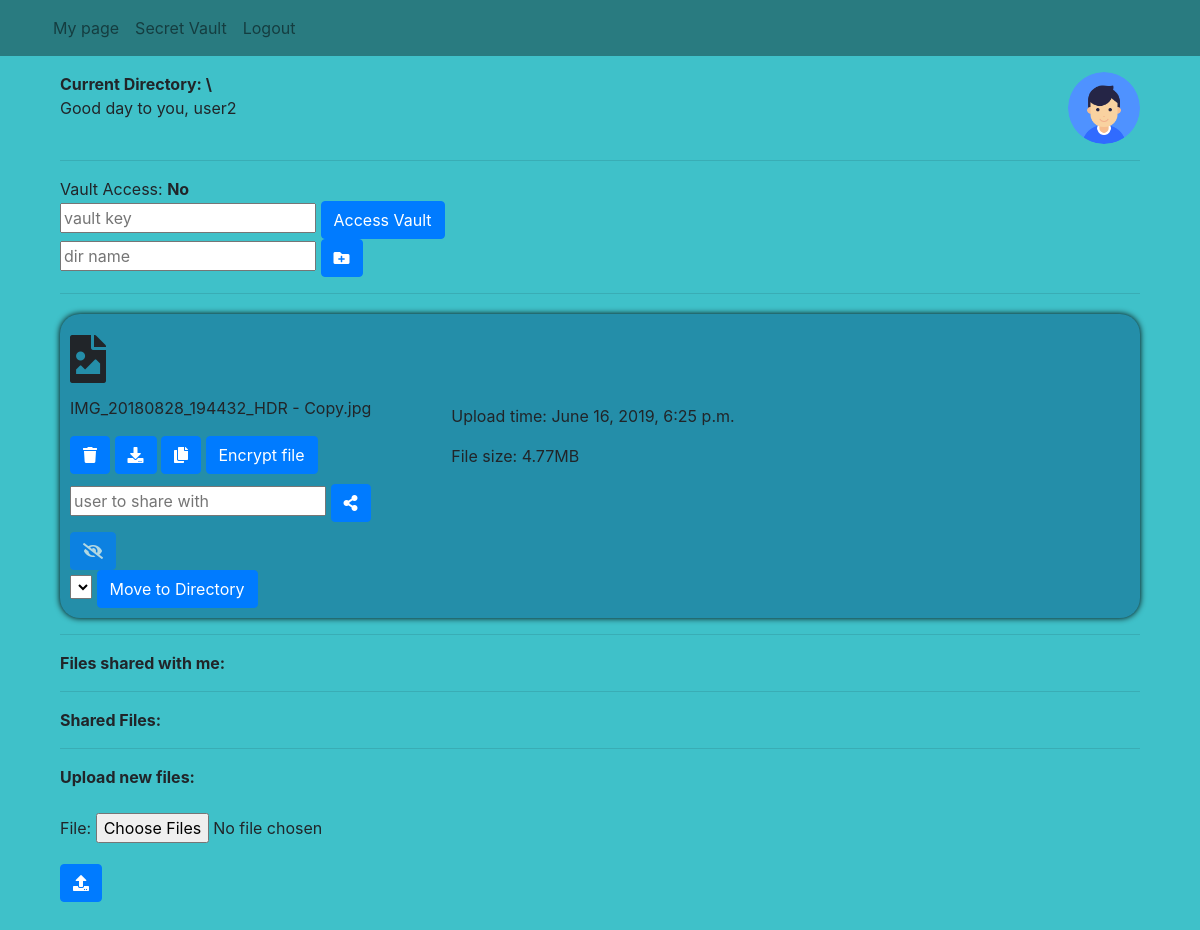
Page /me/folder/ (signed in) on the earlier database version.
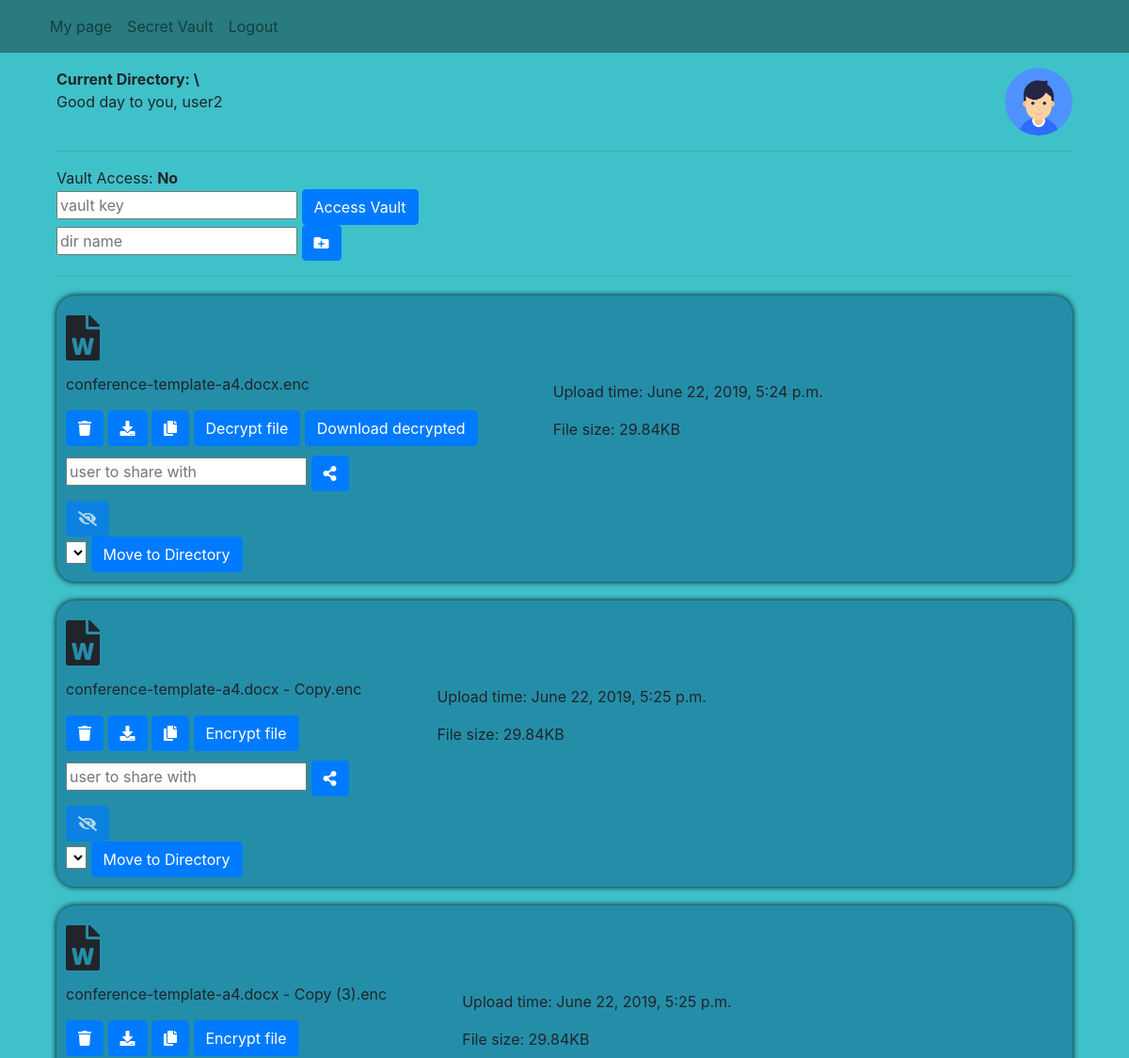
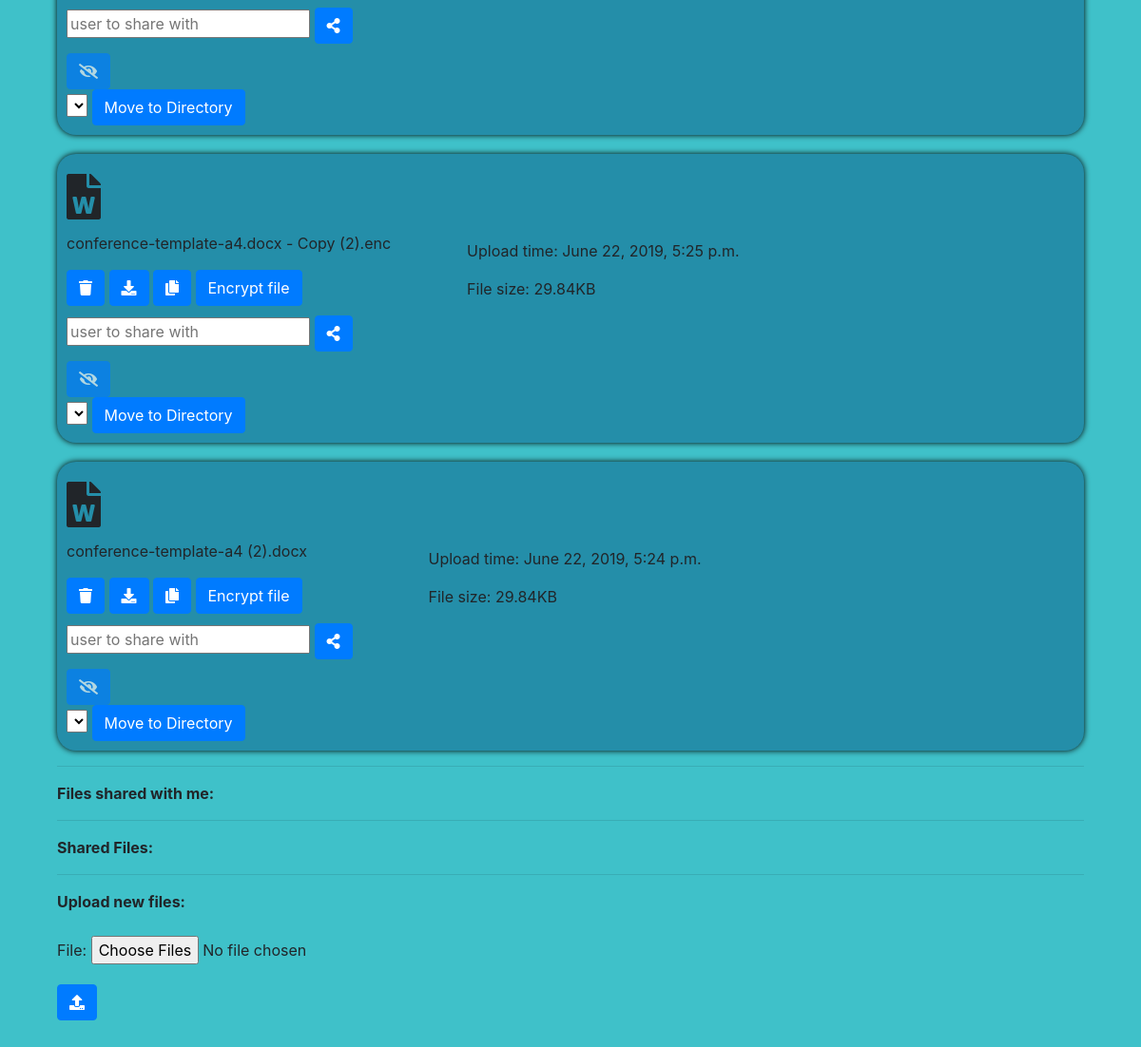
Same page on the later database version (2 pictures, top to bottom).
### file_upload/models.py (models this page shows)
class File(models.Model):
    owner = models.ForeignKey(User, on_delete=models.CASCADE, related_name='files')
    filename = models.CharField(max_length=256)
    upload_time = models.DateTimeField(default=timezone.now)
    shared = models.BooleanField(default=False)
    encrypted = models.BooleanField(default=False)
    is_directory = models.BooleanField(default=False)
    path = models.CharField(max_length=256, default='')
    file_type = models.CharField(max_length=256)
    size = models.CharField(max_length=32)
    hidden = models.BooleanField(default=False)
    def __str__(self):
        return self.filename

### mypage/views.py (the view, shortened to what this page needs)
# urls.py: re_path(r'folder/(?P<path>.*)', views.MainPage.as_view(), name='main_page'),
class MainPage(LoginRequiredMixin, View):
    login_url = '/user/login/'
    redirect_field_name = 'index.html'
    def get(self, request, path=''):
        upload_form = UploadFileForm()
        files = File.objects.filter(
            owner=request.user,
            path=path,
            hidden=False,
        ).order_by('-is_directory', '-filename')
        directories = files.filter(is_directory=True)
        shared_by_me = request.user.files.filter(shared=True)
        for file in shared_by_me:
            for i in file.instances.all():
                print(i.shared_with)
        shared_with_me = request.user.shared_with.all()
        vault_access = True
        if not check_vault_token(request.session.get('vault'), request.user):
            vault_access = False
            request.session['vault'] = None
        context = {
            'path': path,
            'files': files,
            'directories': directories,
            'upload_form': upload_form,
            'shared_by_me': shared_by_me,
            'shared_with_me': shared_with_me,
            'vault_access': vault_access,
            'default_profile_pic_url': DEFAULT_PROFILE_PIC_URL,
        }
        return render(request, 'page/my_page.html', context=context)

### file_upload/forms.py
class UploadFileForm(forms.Form):
    file = forms.FileField(widget=forms.ClearableFileInput(attrs={'multiple': True}))

### filesonline/utils.py (called while the page is built, shortened)
def check_vault_token(token, user):
    if not token:
        return False

### templates/page/my_page.html (shortened to what this page needs)
{% extends 'user_login/base.html' %}
{% block body_block %}
{% load staticfiles %}
<div id="cont" class="container">
  <div class="top-desc">
    <div class="top-left">
      <strong>Current Directory: \{{ path }}</strong>
      <p>Good day to you, {{ user.username }}</p>
    </div>
    <div class="top-right">
      {% if user.user_profile.user_picture %}
      <img class="profile-pic" src="{{ user.user_profile.user_picture.url }}" alt="Nu o vad">
      {% else %}
      <img class="profile-pic" src="{{ default_profile_pic_url }}" alt="Nu o vad">
      {% endif %}
    </div>
  </div>
  <hr>
  Vault Access:
  {% if vault_access %}
  <strong>Yes</strong>
  {% else %}
  <strong>No</strong>
  <form id="enter-vault-form"
        action="{% url 'mypage:enter_vault' %}" method="post">
    <input required type="password" name="vault_key" placeholder="vault key">
    <button class="btn btn-primary" type="submit" form="enter-vault-form">
      Access Vault
    </button>
  </form>
  {% endif %}
  <form id="make_dir-{{ file }}"
        action="{% url 'mypage:make_dir' %}" method="post">
    <input required type="text" name="dir" placeholder="dir name">
    <button class="btn btn-primary" type="submit" form="make_dir-{{ file }}">
      <i class="fas fa-folder-plus"></i>
    </button>
  </form>
  <hr>
  {% for file in files %}
  {% if file.is_directory %}
  <div class="dir-div">
    <div class="dir-icon-div">
      <i class="fas fa-folder"></i>
    </div>
    <p>
      {{ file }}
    </p>
    <form class="dispinline" id="change_dir-{{ file }}"
          action="{% url 'mypage:change_dir' %}" method="post">
      {% csrf_token %}
      <input type="hidden" name="dir" value="{{ file }}">
      <input type="hidden" name="path" value="{{ path }}">
      <button class="btn btn-primary" type="submit" form="change_dir-{{ file }}">
        <i class="fas fa-folder-open"></i>
      </button>
    </form>
    <form class="dispinline" id="delete_dir-{{ file }}"
          action="{% url 'mypage:delete_dir' %}" method="post">
      {% csrf_token %}
      <input type="hidden" name="dir" value="{{ file }}">
      <input type="hidden" name="path" value="{{ path }}">
      <button class="btn btn-primary" type="submit" form="delete_dir-{{ file }}">
        <i class="fas fa-trash"></i>
      </button>
    </form>
  </div>
  {% else %}
  <div class="file-div">
    <div class="file-buttons-div">
      <div class="file_icon-div">
        {% if file.file_type == 'audio' %}
        <i class="fas fa-file-audio"></i>
        {% elif file.file_type == 'image' %}
        <i class="fas fa-file-image"></i>
        {% elif file.file_type == 'video' %}
        <i class="fas fa-file-video"></i>
        {% elif file.file_type == 'word' %}
        <i class="fas fa-file-word"></i>
        {% elif file.file_type == 'power' %}
        <i class="fas fa-file-powerpoint"></i>
        {% elif file.file_type == 'pdf' %}
        <i class="fas fa-file-pdf"></i>
        {% elif file.file_type == 'excel' %}
        <i class="fas fa-file-excel"></i>
        {% elif file.file_type == 'code' %}
        <i class="fas fa-file-code"></i>
        {% elif file.file_type == 'archive' %}
        <i class="fas fa-file-archive"></i>
        {% else %}
        <i class="fas fa-file"></i>
        {% endif %}
      </div>
      <p>
        {{ file }}
      </p>
      <form class="dispinline" id="delete-{{ file }}"
            action="{% url 'mypage:delete_file' %}" method="post">
        <button class="btn btn-primary" type="submit" form="delete-{{ file }}">
          <i class="fas fa-trash"></i>
        </button>
      </form>
      <form class="dispinline" id="download-{{ file }}"
            action="{% url 'mypage:download_file' %}" method="post">
        <button class="btn btn-primary" type="submit" form="download-{{ file }}">
          <i class="fas fa-download"></i>
        </button>
      </form>
      <form class="dispinline" id="copy_file-{{ file }}"
            action="{% url 'mypage:copy_file' %}" method="post">
        <button class="btn btn-primary" type="submit" form="copy_file-{{ file }}">
          <i class="fas fa-copy"></i>
        </button>
      </form>
      {% if file.encrypted is False %}
      <form class="dispinline" id="encrypt-{{ file }}"
            action="{% url 'mypage:encrypt_file' %}" method="post">
        <button class="btn btn-primary" type="submit" form="encrypt-{{ file }}">
          Encrypt file
        </button>
      </form>
      {% endif %}
      {% if file.encrypted is True %}
      <form class="dispinline" id="decrypt-{{ file }}"
            action="{% url 'mypage:decrypt_file' %}" method="post">
        <button class="btn btn-primary" type="submit" form="decrypt-{{ file }}">
          Decrypt file
        </button>
      </form>
      <form class="dispinline" id="dec-download-{{ file }}"
            action="{% url 'mypage:dec-download_file' %}" method="post">
        <button class="btn btn-primary" type="submit" form="dec-download-{{ file }}">
          Download decrypted
        </button>
      </form>
      {% endif %}
      <form id="share-{{ file }}" class="share-form"
            action="{% url 'mypage:share_file' %}" method="post">
        <input type="text" name="share_with" placeholder="user to share with">
        <button class="btn btn-primary" type="submit" form="share-{{ file }}">
          <i class="fas fa-share-alt"></i>
        </button>
      </form>
      <form id="hide-{{ file }}"
            action="{% url 'mypage:hide_file' %}" method="post">
        {% if vault_access %}
        <button class="btn btn-primary" type="submit" form="hide-{{ file }}">
          <i class="fas fa-eye-slash"></i>
        </button>
        {% else %}
        <button class="btn btn-primary hide-button" disabled data-toggle="tooltip" data-placement="right"
                title="Vault access required.">
          <i class="fas fa-eye-slash"></i>
        </button>
        {% endif %}
      </form>
      <form class="dispinline" id="move_to_dir-{{ file }}"
            action="{% url 'mypage:move_to_dir' %}" method="post">
        <select name="new_dir" form="move_to_dir-{{ file }}">
        </select>
        <button class="btn btn-primary" type="submit" form="move_to_dir-{{ file }}">
          Move to Directory
        </button>
      </form>
    </div>
    <div class="file-info-div">
      <p>
        Upload time: {{ file.upload_time }}
      </p>
      <p>
        File size: {{ file.size }}
      </p>
    </div>
  </div>
  {% endif %}
  {% endfor %}
  <hr>
  <strong>Files shared with me:</strong>
  <hr>
  <strong>Shared Files:</strong>
  <hr>
  <strong>Upload new files:</strong>
  <br>
  <br>
  <form id="upload-file-form" class="dispinline" method="POST" enctype="multipart/form-data">
    {{ upload_form.as_p }}
  </form>
  <button class="btn btn-primary" type="submit" form="upload-file-form">
    <i class="fas fa-upload"></i>
  </button>
</div>
{% endblock %}

### templates/user_login/base.html (shortened to what this page needs)
<!DOCTYPE html>
{% load staticfiles %}
<html lang="en">
<head>
  <link rel="stylesheet" href="https://stackpath.bootstrapcdn.com/bootstrap/4.3.1/css/bootstrap.min.css"
>
  <link rel="stylesheet" href="https://use.fontawesome.com/releases/v5.8.1/css/all.css"
>
</head>
<body>
<nav id="my-nav" class="navbar navbar-expand-lg navbar-light bg-light">
  <div class="container">
    <ul class="navbar-nav">
      {% if user.is_authenticated %}
      <li class="nav-item"><a class="nav-link" href="{% url 'mypage:main_page' path='' %}">My page</a></li>
      <li class="nav-item"><a class="nav-link" href="{% url 'mypage:vault_page'%}">Secret Vault</a></li>
      <li class="nav-item"><a class="nav-link" href="{% url 'user_login:logout' %}">Logout</a></li>
      {% else %}
      <li class="nav-item"><a class="nav-link" href="{% url 'user_login:register' %}">Register</a></li>
      <li class="nav-item"><a class="nav-link" href="{% url 'user_login:login_user' %}">Login</a></li>
      {% endif %}
    </ul>
  </div>
</nav>
<div class="container">
  {% block body_block %}
  {% endblock %}
</div>
</body>
</html>

### templates/page/my_page.html (style rules this page uses)
body { background-color: #3fc1c9; }
#my-nav { background-color: #297B80 !important; }
.file-div { display: flex; margin-top: 20px; padding: 10px; border-radius: 20px; box-shadow: 0 0 6px black !important; background-color: #248ea9; }
i { display: inline; }
#cont { padding-top: 2vh; padding-bottom: 10vh; }
.dispinline { display: inline !important; }
.file_icon-div { font-size: 3em; }
.file-buttons-div { display: inline !important; }
.file-info-div { display: inline !important; padding: 80px; }
.share-form { margin-top: 10px; margin-bottom: 10px; }
.top-desc { display: flex; }
.top-left { margin-right: auto; display: inline; }
.top-right { display: inline; }
.profile-pic { border-radius: 50%; height: 9vh; width: 9vh; }

Differences in the rows shown:
removed File: file_type "image" (drawn), filename "IMG_20180828_194432_HDR - Copy.jpg", upload_time "June 16, 2019, 6:25 p.m.", size "4.77MB"
added File: file_type "word" (drawn), filename "conference-template-a4.docx.enc", upload_time "June 22, 2019, 5:24 p.m.", size "29.84KB"
added File: file_type "word" (drawn), filename "conference-template-a4.docx - Copy.enc", upload_time "June 22, 2019, 5:25 p.m.", size "29.84KB"
added File: file_type "word" (drawn), filename "conference-template-a4.docx - Copy (3).enc", upload_time "June 22, 2019, 5:25 p.m.", size "29.84KB"
added File: file_type "word" (drawn), filename "conference-template-a4.docx - Copy (2).enc", upload_time "June 22, 2019, 5:25 p.m.", size "29.84KB"
added File: file_type "word" (drawn), filename "conference-template-a4 (2).docx", upload_time "June 22, 2019, 5:24 p.m.", size "29.84KB"
